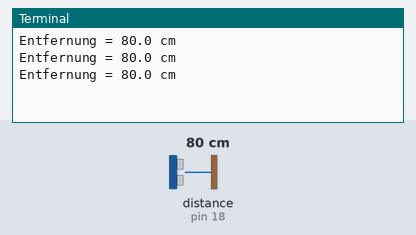
Bench run of a program on a simulated Raspberry Pi (header pin numbers). Shown: the last lines printed to the terminal. The test bench sets the inputs (shaded band); at power-on: distance to the obstacle (sensor on pin 18) 80 cm. The echo pulse lasts 58.3 µs per cm; the clock reads 2024-03-15 10:24:30 at power-on unless the program sets it.

Above: at 1.2 s.
1.3 s: distance to the obstacle (sensor on pin 18) set to 2 cm
At 1.9 s:
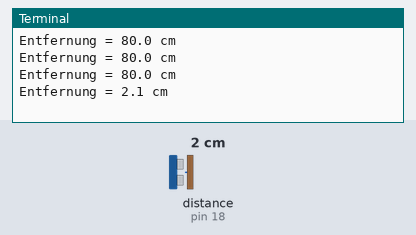
2.8 s: distance to the obstacle (sensor on pin 18) set to 4 cm
At 3.4 s:
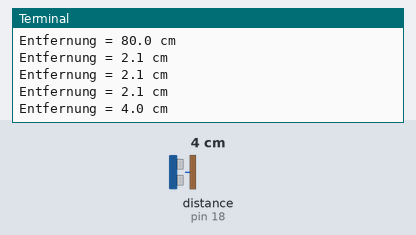
Timing chart, 0 to 5.8 s (numbered marks = the images above; inputs shaded):
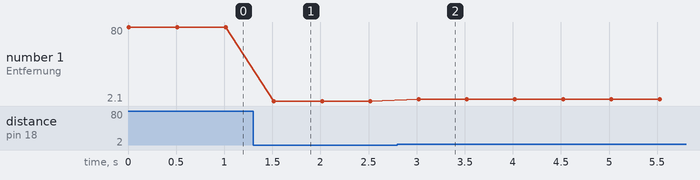

Measured:
- after the input at 1.3 s, the terminal: prints a new line after 0.22 s (image 1)
- after the input at 2.8 s, the terminal: prints a new line after 0.22 s (image 2)
- plotted number 1: 80 → 2.1 after the input at 1.3 s, 2.1 → 4 after the input at 2.8 s

The program:

distance.py
```python
import RPi.GPIO as GPIO
import time

GPIO.setmode(GPIO.BOARD)
GPIO.setwarnings(False)
GPIO_TRIGGER = 16
GPIO_ECHO = 18

GPIO.setup(GPIO_TRIGGER, GPIO.OUT)
GPIO.setup(GPIO_ECHO, GPIO.IN)


def distance():
    # set Trigger High
    GPIO.output(GPIO_TRIGGER, True)

    # set Trigger after 0.1ms low
    time.sleep(0.00001)
    GPIO.output(GPIO_TRIGGER, False)

    startTime = time.time()
    endTime = time.time()

    # store start time
    while GPIO.input(GPIO_ECHO) == 0:
        startTime = time.time()

    # store arrival
    while GPIO.input(GPIO_ECHO) == 1:
        endTime = time.time()

    # elapsed time
    TimeElapsed = endTime - startTime
    # multiply with speed of sound (34300 cm/s)
    # and division by two
    distance = (TimeElapsed * 34300) / 2

    return distance


while True:
    dist = distance()
    print ("Entfernung = %.1f cm" % dist)
    time.sleep(0.5)
```
